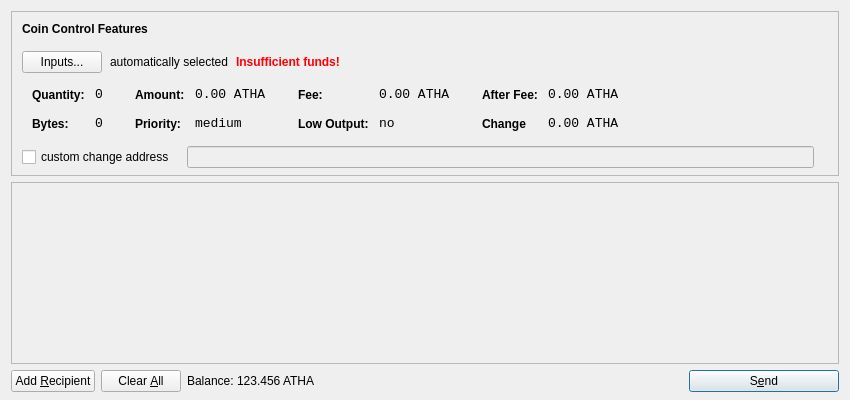
<?xml version="1.0" encoding="UTF-8"?>
<ui version="4.0">
 <class>SendCoinsDialog</class>
 <widget class="QDialog" name="SendCoinsDialog">
  <property name="geometry">
   <rect>
    <x>0</x>
    <y>0</y>
    <width>850</width>
    <height>400</height>
   </rect>
  </property>
  <property name="windowTitle">
   <string>Send Coins</string>
  </property>
  <layout class="QVBoxLayout" name="verticalLayout" stretch="0,1,0">
   <property name="bottomMargin">
    <number>8</number>
   </property>
   <item>
    <widget class="QFrame" name="frameCoinControl">
     <property name="sizePolicy">
      <sizepolicy hsizetype="Expanding" vsizetype="Expanding">
       <horstretch>0</horstretch>
       <verstretch>0</verstretch>
      </sizepolicy>
     </property>
     <property name="maximumSize">
      <size>
       <width>16777215</width>
       <height>16777215</height>
      </size>
     </property>
     <property name="frameShape">
      <enum>QFrame::StyledPanel</enum>
     </property>
     <property name="frameShadow">
      <enum>QFrame::Sunken</enum>
     </property>
     <layout class="QVBoxLayout" name="verticalLayoutCoinControl2">
      <property name="spacing">
       <number>-1</number>
      </property>
      <property name="leftMargin">
       <number>0</number>
      </property>
      <property name="topMargin">
       <number>0</number>
      </property>
      <property name="rightMargin">
       <number>0</number>
      </property>
      <property name="bottomMargin">
       <number>6</number>
      </property>
      <item>
       <layout class="QVBoxLayout" name="verticalLayoutCoinControl" stretch="0,0,0,0,1">
        <property name="spacing">
         <number>0</number>
        </property>
        <property name="leftMargin">
         <number>10</number>
        </property>
        <property name="topMargin">
         <number>10</number>
        </property>
        <item>
         <layout class="QHBoxLayout" name="horizontalLayoutCoinControl1">
          <property name="bottomMargin">
           <number>15</number>
          </property>
          <item>
           <widget class="QLabel" name="labelCoinControlFeatures">
            <property name="sizePolicy">
             <sizepolicy hsizetype="Preferred" vsizetype="Maximum">
              <horstretch>0</horstretch>
              <verstretch>0</verstretch>
             </sizepolicy>
            </property>
            <property name="font">
             <font>
              <weight>75</weight>
              <bold>true</bold>
             </font>
            </property>
            <property name="styleSheet">
             <string notr="true">font-weight:bold;</string>
            </property>
            <property name="text">
             <string>Coin Control Features</string>
            </property>
           </widget>
          </item>
         </layout>
        </item>
        <item>
         <layout class="QHBoxLayout" name="horizontalLayoutCoinControl2" stretch="0,0,0,0">
          <property name="spacing">
           <number>8</number>
          </property>
          <property name="bottomMargin">
           <number>10</number>
          </property>
          <item>
           <widget class="QPushButton" name="pushButtonCoinControl">
            <property name="styleSheet">
             <string notr="true"/>
            </property>
            <property name="text">
             <string>Inputs...</string>
            </property>
           </widget>
          </item>
          <item>
           <widget class="QLabel" name="labelCoinControlAutomaticallySelected">
            <property name="text">
             <string>automatically selected</string>
            </property>
            <property name="margin">
             <number>5</number>
            </property>
           </widget>
          </item>
          <item>
           <widget class="QLabel" name="labelCoinControlInsuffFunds">
            <property name="font">
             <font>
              <weight>75</weight>
              <bold>true</bold>
             </font>
            </property>
            <property name="styleSheet">
             <string notr="true">color:red;font-weight:bold;</string>
            </property>
            <property name="text">
             <string>Insufficient funds!</string>
            </property>
            <property name="margin">
             <number>5</number>
            </property>
           </widget>
          </item>
          <item>
           <spacer name="horizontalSpacerCoinControl">
            <property name="orientation">
             <enum>Qt::Horizontal</enum>
            </property>
            <property name="sizeHint" stdset="0">
             <size>
              <width>40</width>
              <height>1</height>
             </size>
            </property>
           </spacer>
          </item>
         </layout>
        </item>
        <item>
         <widget class="QWidget" name="widgetCoinControl" native="true">
          <property name="sizePolicy">
           <sizepolicy hsizetype="Preferred" vsizetype="Preferred">
            <horstretch>0</horstretch>
            <verstretch>0</verstretch>
           </sizepolicy>
          </property>
          <property name="minimumSize">
           <size>
            <width>0</width>
            <height>0</height>
           </size>
          </property>
          <property name="styleSheet">
           <string notr="true"/>
          </property>
          <layout class="QHBoxLayout" name="horizontalLayoutCoinControl5">
           <property name="margin">
            <number>0</number>
           </property>
           <item>
            <layout class="QHBoxLayout" name="horizontalLayoutCoinControl3" stretch="0,0,0,1">
             <property name="spacing">
              <number>20</number>
             </property>
             <property name="topMargin">
              <number>0</number>
             </property>
             <property name="bottomMargin">
              <number>10</number>
             </property>
             <item>
              <layout class="QFormLayout" name="formLayoutCoinControl1">
               <property name="horizontalSpacing">
                <number>10</number>
               </property>
               <property name="verticalSpacing">
                <number>14</number>
               </property>
               <property name="leftMargin">
                <number>10</number>
               </property>
               <property name="topMargin">
                <number>4</number>
               </property>
               <property name="rightMargin">
                <number>6</number>
               </property>
               <item row="0" column="0">
                <widget class="QLabel" name="labelCoinControlQuantityText">
                 <property name="styleSheet">
                  <string notr="true">font-weight:bold;</string>
                 </property>
                 <property name="text">
                  <string>Quantity:</string>
                 </property>
                 <property name="margin">
                  <number>0</number>
                 </property>
                </widget>
               </item>
               <item row="0" column="1">
                <widget class="QLabel" name="labelCoinControlQuantity">
                 <property name="font">
                  <font>
                   <family>Monospace</family>
                   <pointsize>10</pointsize>
                  </font>
                 </property>
                 <property name="cursor">
                  <cursorShape>IBeamCursor</cursorShape>
                 </property>
                 <property name="contextMenuPolicy">
                  <enum>Qt::ActionsContextMenu</enum>
                 </property>
                 <property name="text">
                  <string>0</string>
                 </property>
                 <property name="margin">
                  <number>0</number>
                 </property>
                 <property name="textInteractionFlags">
                  <set>Qt::LinksAccessibleByMouse|Qt::TextSelectableByKeyboard|Qt::TextSelectableByMouse</set>
                 </property>
                </widget>
               </item>
               <item row="1" column="0">
                <widget class="QLabel" name="labelCoinControlBytesText">
                 <property name="styleSheet">
                  <string notr="true">font-weight:bold;</string>
                 </property>
                 <property name="text">
                  <string>Bytes:</string>
                 </property>
                </widget>
               </item>
               <item row="1" column="1">
                <widget class="QLabel" name="labelCoinControlBytes">
                 <property name="font">
                  <font>
                   <family>Monospace</family>
                   <pointsize>10</pointsize>
                  </font>
                 </property>
                 <property name="cursor">
                  <cursorShape>IBeamCursor</cursorShape>
                 </property>
                 <property name="contextMenuPolicy">
                  <enum>Qt::ActionsContextMenu</enum>
                 </property>
                 <property name="text">
                  <string>0</string>
                 </property>
                 <property name="textInteractionFlags">
                  <set>Qt::LinksAccessibleByMouse|Qt::TextSelectableByKeyboard|Qt::TextSelectableByMouse</set>
                 </property>
                </widget>
               </item>
              </layout>
             </item>
             <item>
              <layout class="QFormLayout" name="formLayoutCoinControl2">
               <property name="horizontalSpacing">
                <number>10</number>
               </property>
               <property name="verticalSpacing">
                <number>14</number>
               </property>
               <property name="leftMargin">
                <number>6</number>
               </property>
               <property name="topMargin">
                <number>4</number>
               </property>
               <property name="rightMargin">
                <number>6</number>
               </property>
               <item row="0" column="0">
                <widget class="QLabel" name="labelCoinControlAmountText">
                 <property name="styleSheet">
                  <string notr="true">font-weight:bold;</string>
                 </property>
                 <property name="text">
                  <string>Amount:</string>
                 </property>
                 <property name="margin">
                  <number>0</number>
                 </property>
                </widget>
               </item>
               <item row="0" column="1">
                <widget class="QLabel" name="labelCoinControlAmount">
                 <property name="font">
                  <font>
                   <family>Monospace</family>
                   <pointsize>10</pointsize>
                  </font>
                 </property>
                 <property name="cursor">
                  <cursorShape>IBeamCursor</cursorShape>
                 </property>
                 <property name="contextMenuPolicy">
                  <enum>Qt::ActionsContextMenu</enum>
                 </property>
                 <property name="text">
                  <string>0.00 ATHA</string>
                 </property>
                 <property name="textInteractionFlags">
                  <set>Qt::LinksAccessibleByMouse|Qt::TextSelectableByKeyboard|Qt::TextSelectableByMouse</set>
                 </property>
                </widget>
               </item>
               <item row="1" column="0">
                <widget class="QLabel" name="labelCoinControlPriorityText">
                 <property name="styleSheet">
                  <string notr="true">font-weight:bold;</string>
                 </property>
                 <property name="text">
                  <string>Priority:</string>
                 </property>
                </widget>
               </item>
               <item row="1" column="1">
                <widget class="QLabel" name="labelCoinControlPriority">
                 <property name="font">
                  <font>
                   <family>Monospace</family>
                   <pointsize>10</pointsize>
                  </font>
                 </property>
                 <property name="cursor">
                  <cursorShape>IBeamCursor</cursorShape>
                 </property>
                 <property name="contextMenuPolicy">
                  <enum>Qt::ActionsContextMenu</enum>
                 </property>
                 <property name="text">
                  <string>medium</string>
                 </property>
                 <property name="textInteractionFlags">
                  <set>Qt::LinksAccessibleByMouse|Qt::TextSelectableByKeyboard|Qt::TextSelectableByMouse</set>
                 </property>
                </widget>
               </item>
              </layout>
             </item>
             <item>
              <layout class="QFormLayout" name="formLayoutCoinControl3">
               <property name="horizontalSpacing">
                <number>10</number>
               </property>
               <property name="verticalSpacing">
                <number>14</number>
               </property>
               <property name="leftMargin">
                <number>6</number>
               </property>
               <property name="topMargin">
                <number>4</number>
               </property>
               <property name="rightMargin">
                <number>6</number>
               </property>
               <item row="0" column="0">
                <widget class="QLabel" name="labelCoinControlFeeText">
                 <property name="styleSheet">
                  <string notr="true">font-weight:bold;</string>
                 </property>
                 <property name="text">
                  <string>Fee:</string>
                 </property>
                 <property name="margin">
                  <number>0</number>
                 </property>
                </widget>
               </item>
               <item row="0" column="1">
                <widget class="QLabel" name="labelCoinControlFee">
                 <property name="font">
                  <font>
                   <family>Monospace</family>
                   <pointsize>10</pointsize>
                  </font>
                 </property>
                 <property name="cursor">
                  <cursorShape>IBeamCursor</cursorShape>
                 </property>
                 <property name="contextMenuPolicy">
                  <enum>Qt::ActionsContextMenu</enum>
                 </property>
                 <property name="text">
                  <string>0.00 ATHA</string>
                 </property>
                 <property name="textInteractionFlags">
                  <set>Qt::LinksAccessibleByMouse|Qt::TextSelectableByKeyboard|Qt::TextSelectableByMouse</set>
                 </property>
                </widget>
               </item>
               <item row="1" column="0">
                <widget class="QLabel" name="labelCoinControlLowOutputText">
                 <property name="styleSheet">
                  <string notr="true">font-weight:bold;</string>
                 </property>
                 <property name="text">
                  <string>Low Output:</string>
                 </property>
                </widget>
               </item>
               <item row="1" column="1">
                <widget class="QLabel" name="labelCoinControlLowOutput">
                 <property name="font">
                  <font>
                   <family>Monospace</family>
                   <pointsize>10</pointsize>
                  </font>
                 </property>
                 <property name="cursor">
                  <cursorShape>IBeamCursor</cursorShape>
                 </property>
                 <property name="contextMenuPolicy">
                  <enum>Qt::ActionsContextMenu</enum>
                 </property>
                 <property name="text">
                  <string>no</string>
                 </property>
                 <property name="textInteractionFlags">
                  <set>Qt::LinksAccessibleByMouse|Qt::TextSelectableByKeyboard|Qt::TextSelectableByMouse</set>
                 </property>
                </widget>
               </item>
              </layout>
             </item>
             <item>
              <layout class="QFormLayout" name="formLayoutCoinControl4">
               <property name="horizontalSpacing">
                <number>10</number>
               </property>
               <property name="verticalSpacing">
                <number>14</number>
               </property>
               <property name="leftMargin">
                <number>6</number>
               </property>
               <property name="topMargin">
                <number>4</number>
               </property>
               <property name="rightMargin">
                <number>6</number>
               </property>
               <item row="0" column="0">
                <widget class="QLabel" name="labelCoinControlAfterFeeText">
                 <property name="styleSheet">
                  <string notr="true">font-weight:bold;</string>
                 </property>
                 <property name="text">
                  <string>After Fee:</string>
                 </property>
                 <property name="margin">
                  <number>0</number>
                 </property>
                </widget>
               </item>
               <item row="0" column="1">
                <widget class="QLabel" name="labelCoinControlAfterFee">
                 <property name="font">
                  <font>
                   <family>Monospace</family>
                   <pointsize>10</pointsize>
                  </font>
                 </property>
                 <property name="cursor">
                  <cursorShape>IBeamCursor</cursorShape>
                 </property>
                 <property name="contextMenuPolicy">
                  <enum>Qt::ActionsContextMenu</enum>
                 </property>
                 <property name="text">
                  <string>0.00 ATHA</string>
                 </property>
                 <property name="textInteractionFlags">
                  <set>Qt::LinksAccessibleByMouse|Qt::TextSelectableByKeyboard|Qt::TextSelectableByMouse</set>
                 </property>
                </widget>
               </item>
               <item row="1" column="0">
                <widget class="QLabel" name="labelCoinControlChangeText">
                 <property name="styleSheet">
                  <string notr="true">font-weight:bold;</string>
                 </property>
                 <property name="text">
                  <string>Change</string>
                 </property>
                </widget>
               </item>
               <item row="1" column="1">
                <widget class="QLabel" name="labelCoinControlChange">
                 <property name="font">
                  <font>
                   <family>Monospace</family>
                   <pointsize>10</pointsize>
                  </font>
                 </property>
                 <property name="cursor">
                  <cursorShape>IBeamCursor</cursorShape>
                 </property>
                 <property name="contextMenuPolicy">
                  <enum>Qt::ActionsContextMenu</enum>
                 </property>
                 <property name="text">
                  <string>0.00 ATHA</string>
                 </property>
                 <property name="textInteractionFlags">
                  <set>Qt::LinksAccessibleByMouse|Qt::TextSelectableByKeyboard|Qt::TextSelectableByMouse</set>
                 </property>
                </widget>
               </item>
              </layout>
             </item>
            </layout>
           </item>
          </layout>
         </widget>
        </item>
        <item>
         <layout class="QHBoxLayout" name="horizontalLayoutCoinControl4" stretch="0,0,0">
          <property name="spacing">
           <number>12</number>
          </property>
          <property name="sizeConstraint">
           <enum>QLayout::SetDefaultConstraint</enum>
          </property>
          <property name="topMargin">
           <number>5</number>
          </property>
          <property name="rightMargin">
           <number>5</number>
          </property>
          <item>
           <widget class="QCheckBox" name="checkBoxCoinControlChange">
            <property name="text">
             <string>custom change address</string>
            </property>
           </widget>
          </item>
          <item>
           <widget class="QLineEdit" name="lineEditCoinControlChange">
            <property name="enabled">
             <bool>false</bool>
            </property>
            <property name="sizePolicy">
             <sizepolicy hsizetype="Expanding" vsizetype="Fixed">
              <horstretch>0</horstretch>
              <verstretch>0</verstretch>
             </sizepolicy>
            </property>
           </widget>
          </item>
          <item>
           <widget class="QLabel" name="labelCoinControlChangeLabel">
            <property name="sizePolicy">
             <sizepolicy hsizetype="Preferred" vsizetype="Expanding">
              <horstretch>0</horstretch>
              <verstretch>0</verstretch>
             </sizepolicy>
            </property>
            <property name="minimumSize">
             <size>
              <width>0</width>
              <height>0</height>
             </size>
            </property>
            <property name="text">
             <string/>
            </property>
            <property name="margin">
             <number>3</number>
            </property>
           </widget>
          </item>
         </layout>
        </item>
        <item>
         <spacer name="verticalSpacerCoinControl">
          <property name="orientation">
           <enum>Qt::Vertical</enum>
          </property>
          <property name="sizeHint" stdset="0">
           <size>
            <width>800</width>
            <height>1</height>
           </size>
          </property>
         </spacer>
        </item>
       </layout>
      </item>
     </layout>
    </widget>
   </item>
   <item>
    <widget class="QScrollArea" name="scrollArea">
     <property name="widgetResizable">
      <bool>true</bool>
     </property>
     <widget class="QWidget" name="scrollAreaWidgetContents">
      <property name="geometry">
       <rect>
        <x>0</x>
        <y>0</y>
        <width>830</width>
        <height>165</height>
       </rect>
      </property>
      <layout class="QVBoxLayout" name="verticalLayout_2">
       <property name="margin">
        <number>0</number>
       </property>
       <item>
        <layout class="QVBoxLayout" name="entries">
         <property name="spacing">
          <number>6</number>
         </property>
        </layout>
       </item>
       <item>
        <spacer name="verticalSpacer">
         <property name="orientation">
          <enum>Qt::Vertical</enum>
         </property>
         <property name="sizeHint" stdset="0">
          <size>
           <width>20</width>
           <height>40</height>
          </size>
         </property>
        </spacer>
       </item>
      </layout>
     </widget>
    </widget>
   </item>
   <item>
    <layout class="QHBoxLayout" name="horizontalLayout">
     <item>
      <widget class="QPushButton" name="addButton">
       <property name="toolTip">
        <string>Send to multiple recipients at once</string>
       </property>
       <property name="text">
        <string>Add &amp;Recipient</string>
       </property>
       <property name="icon">
        <iconset resource="../bitcoin.qrc">
         <normaloff>:/icons/add</normaloff>:/icons/add</iconset>
       </property>
       <property name="autoDefault">
        <bool>false</bool>
       </property>
      </widget>
     </item>
     <item>
      <widget class="QPushButton" name="clearButton">
       <property name="sizePolicy">
        <sizepolicy hsizetype="Minimum" vsizetype="Fixed">
         <horstretch>0</horstretch>
         <verstretch>0</verstretch>
        </sizepolicy>
       </property>
       <property name="toolTip">
        <string>Remove all transaction fields</string>
       </property>
       <property name="text">
        <string>Clear &amp;All</string>
       </property>
       <property name="icon">
        <iconset resource="../bitcoin.qrc">
         <normaloff>:/icons/remove</normaloff>:/icons/remove</iconset>
       </property>
       <property name="autoRepeatDelay">
        <number>300</number>
       </property>
       <property name="autoDefault">
        <bool>false</bool>
       </property>
      </widget>
     </item>
     <item>
      <layout class="QHBoxLayout" name="horizontalLayout_2">
       <property name="spacing">
        <number>3</number>
       </property>
       <item>
        <widget class="QLabel" name="label">
         <property name="sizePolicy">
          <sizepolicy hsizetype="Preferred" vsizetype="Fixed">
           <horstretch>0</horstretch>
           <verstretch>0</verstretch>
          </sizepolicy>
         </property>
         <property name="text">
          <string>Balance:</string>
         </property>
        </widget>
       </item>
       <item>
        <widget class="QLabel" name="labelBalance">
         <property name="sizePolicy">
          <sizepolicy hsizetype="Preferred" vsizetype="Fixed">
           <horstretch>0</horstretch>
           <verstretch>0</verstretch>
          </sizepolicy>
         </property>
         <property name="cursor">
          <cursorShape>IBeamCursor</cursorShape>
         </property>
         <property name="text">
          <string>123.456 ATHA</string>
         </property>
         <property name="textInteractionFlags">
          <set>Qt::LinksAccessibleByMouse|Qt::TextSelectableByKeyboard|Qt::TextSelectableByMouse</set>
         </property>
        </widget>
       </item>
      </layout>
     </item>
     <item>
      <spacer name="horizontalSpacer">
       <property name="orientation">
        <enum>Qt::Horizontal</enum>
       </property>
       <property name="sizeHint" stdset="0">
        <size>
         <width>40</width>
         <height>20</height>
        </size>
       </property>
      </spacer>
     </item>
     <item>
      <widget class="QPushButton" name="sendButton">
       <property name="minimumSize">
        <size>
         <width>150</width>
         <height>0</height>
        </size>
       </property>
       <property name="toolTip">
        <string>Confirm the send action</string>
       </property>
       <property name="text">
        <string>S&amp;end</string>
       </property>
       <property name="icon">
        <iconset resource="../bitcoin.qrc">
         <normaloff>:/icons/send</normaloff>:/icons/send</iconset>
       </property>
       <property name="default">
        <bool>true</bool>
       </property>
      </widget>
     </item>
    </layout>
   </item>
  </layout>
 </widget>
 <resources>
  <include location="../bitcoin.qrc"/>
 </resources>
 <connections/>
</ui>
